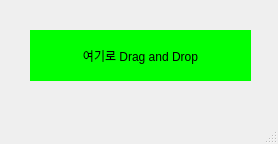
<?xml version="1.0" encoding="UTF-8"?>
<ui version="4.0">
 <class>MainWindow</class>
 <widget class="QMainWindow" name="MainWindow">
  <property name="geometry">
   <rect>
    <x>0</x>
    <y>0</y>
    <width>278</width>
    <height>144</height>
   </rect>
  </property>
  <property name="windowTitle">
   <string>MainWindow</string>
  </property>
  <widget class="QWidget" name="centralwidget">
   <widget class="QDragDropLabel" name="label">
    <property name="geometry">
     <rect>
      <x>30</x>
      <y>30</y>
      <width>221</width>
      <height>51</height>
     </rect>
    </property>
    <property name="autoFillBackground">
     <bool>false</bool>
    </property>
    <property name="styleSheet">
     <string notr="true">background-color: rgb(0, 255, 0);</string>
    </property>
    <property name="text">
     <string>여기로 Drag and Drop</string>
    </property>
    <property name="alignment">
     <set>Qt::AlignCenter</set>
    </property>
   </widget>
  </widget>
  <widget class="QMenuBar" name="menubar">
   <property name="geometry">
    <rect>
     <x>0</x>
     <y>0</y>
     <width>278</width>
     <height>22</height>
    </rect>
   </property>
  </widget>
  <widget class="QStatusBar" name="statusbar"/>
 </widget>
 <customwidgets>
  <customwidget>
   <class>QDragDropLabel</class>
   <extends>QLabel</extends>
   <header>qdragdroplabel.h</header>
  </customwidget>
 </customwidgets>
 <resources/>
 <connections/>
</ui>
